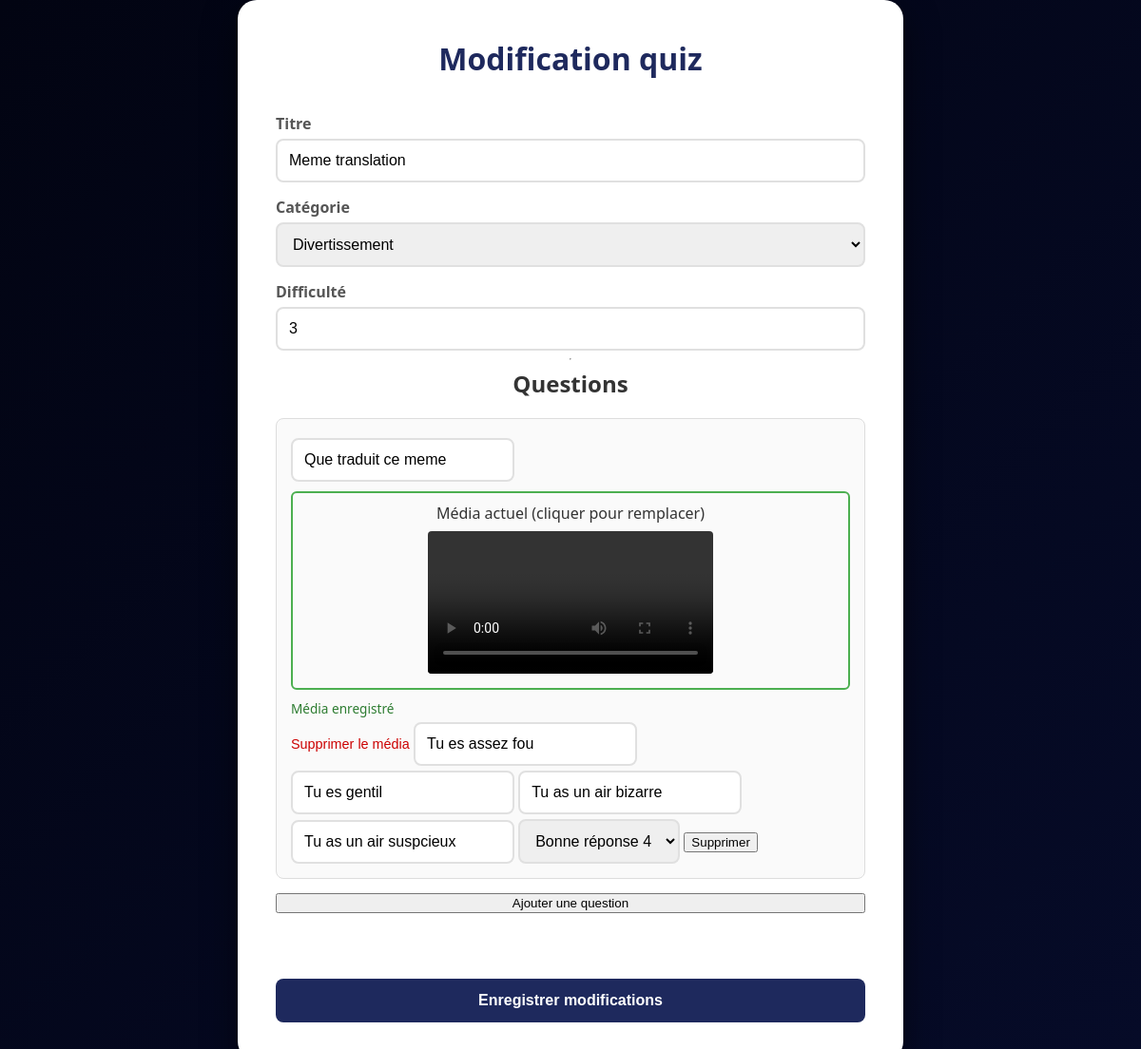
Page /modifier_quiz.php?id=3 (signed in) on the committed database.
### tables this page shows
CREATE TABLE IF NOT EXISTS `quiz` (
  `id` int NOT NULL AUTO_INCREMENT,
  `titre` varchar(50) NOT NULL,
  `categorie` enum('Aucune','Sport','Culture générale','Divertissement') NOT NULL,
  `difficulte` int DEFAULT NULL,
  `idutilisateur` int NOT NULL,
  PRIMARY KEY (`id`),
  KEY `idutilisateur` (`idutilisateur`)
);

CREATE TABLE IF NOT EXISTS `question` (
  `id` int NOT NULL AUTO_INCREMENT,
  `sujet` varchar(60) NOT NULL,
  `idquiz` int NOT NULL,
  `media` varchar(255) DEFAULT NULL COMMENT 'Chemin relatif vers le fichier média (ex: uploads/img_abc123.jpg)',
  `media_type` enum('image','audio','video') DEFAULT NULL COMMENT 'Type de média attaché à la question',
  PRIMARY KEY (`id`),
  KEY `idquiz` (`idquiz`)
);

CREATE TABLE IF NOT EXISTS `reponse` (
  `id` int NOT NULL AUTO_INCREMENT,
  `contenu` varchar(40) NOT NULL,
  `estvraie` tinyint(1) NOT NULL,
  `idquestion` int NOT NULL,
  PRIMARY KEY (`id`),
  KEY `idquestion` (`idquestion`)
);

### modifier_quiz.php (the view, shortened to what this page needs)
<?php
require 'config.php';
$id = intval($_GET['id'] ?? 0);
$stmt = $pdo->prepare("SELECT * FROM quiz WHERE id = ?");
$stmt->execute([$id]);
$quiz = $stmt->fetch();
$stmtQ = $pdo->prepare("SELECT * FROM question WHERE idquiz = ?");
$stmtQ->execute([$id]);
$questions = $stmtQ->fetchAll();
foreach ($questions as &$q) {
    $stmtR = $pdo->prepare("SELECT * FROM reponse WHERE idquestion = ?");
    $stmtR->execute([$q['id']]);
    $q['reponses'] = $stmtR->fetchAll();
}
?>
<!DOCTYPE html>
<html lang="fr">
<head>
    <link rel="stylesheet" href="style.css">
</head>
<body>
<div class="container" style="max-width:700px;">
<h1>Modification quiz</h1>
<form method="POST">
    <label>Titre</label>
    <input type="text" name="titre" value="<?= htmlspecialchars($quiz['titre']) ?>" required>
    <label>Catégorie</label>
    <select name="categorie">
        <?php foreach (['Aucune','Sport','Culture générale','Divertissement'] as $cat): ?>
        <option value="<?= $cat ?>" <?= $quiz['categorie'] === $cat ? 'selected' : '' ?>>
            <?= $cat ?>
        </option>
        <?php endforeach; ?>
    </select>
    <label>Difficulté</label>
    <input type="number" name="difficulte" value="<?= $quiz['difficulte'] ?>" min="1" max="5">
    <hr>
    <h2>Questions</h2>
    <div id="questions-container">
    <?php foreach ($questions as $qi => $q): ?>
    <div class="question-block" data-index="<?= $qi ?>">
        <input type="text"
            name="questions[<?= $qi ?>][sujet]"
            value="<?= htmlspecialchars($q['sujet']) ?>"
            placeholder="Question..."
            required>
        <div class="media-zone <?= $q['media'] ? 'has-media' : '' ?>"
             id="zone-<?= $qi ?>"
             onclick="document.getElementById('file-<?= $qi ?>').click()">
            <span id="zone-label-<?= $qi ?>">
                <?= $q['media']
                    ? 'Média actuel (cliquer pour remplacer)'
                    : 'Ajouter un média (image, son, vidéo)' ?>
            </span>
            <div id="preview-<?= $qi ?>">
                <?php if ($q['media']): ?>
                    <?php if ($q['media_type'] === 'image'): ?>
                        <img src="<?= htmlspecialchars($q['media']) ?>" class="media-preview">
                    <?php elseif ($q['media_type'] === 'audio'): ?>
                        <audio src="<?= htmlspecialchars($q['media']) ?>" controls class="media-preview-audio"></audio>
                    <?php elseif ($q['media_type'] === 'video'): ?>
                        <video src="<?= htmlspecialchars($q['media']) ?>" controls class="media-preview-video"></video>
                    <?php endif; ?>
                <?php endif; ?>
            </div>
        </div>
        <div class="upload-status <?= $q['media'] ? 'ok' : '' ?>" id="status-<?= $qi ?>">
            <?= $q['media'] ? 'Média enregistré' : '' ?>
        </div>
        <?php if ($q['media']): ?>
        <button type="button" class="btn-remove-media" onclick="removeMedia(<?= $qi ?>)">
            Supprimer le média
        </button>
        <?php endif; ?>
        <?php for ($i = 0; $i < 4; $i++): ?>
            <input type="text"
                name="questions[<?= $qi ?>][reponses][<?= $i ?>]"
                value="<?= htmlspecialchars($q['reponses'][$i]['contenu']) ?>"
                placeholder="Option <?= $i + 1 ?>"
                required>
        <?php endfor; ?>
        <select name="questions[<?= $qi ?>][correct]">
            <?php for ($i = 0; $i < 4; $i++): ?>
                <option value="<?= $i ?>" <?= !empty($q['reponses'][$i]['estvraie']) ? 'selected' : '' ?>>
                    Bonne réponse <?= $i + 1 ?>
                </option>
            <?php endfor; ?>
        </select>
        <button type="button" onclick="removeQuestion(this)" style="margin-top:8px;">
            Supprimer
        </button>
    </div>
    <?php endforeach; ?>
    </div>
    <button type="button" onclick="addQuestion()">Ajouter une question</button>
    <br><br>
    <button type="submit" class="btn">Enregistrer modifications</button>
</form>
</div>
</body>
</html>

### style.css (style rules this page uses)
:root { --primary-color: #060b28; --secondary-color: #1e295d; --bg-gradient: linear-gradient(135deg, #020412 0%, #060b28 100%); --text-dark: #333333; --red-kahoot: #e21b3c; --blue-kahoot: #1368ce; --yellow-kahoot: #d89e00; --green-kahoot: #26890c; }
body { font-family: 'Segoe UI', Tahoma, Geneva, Verdana, sans-serif; background: var(--bg-gradient); margin: 0; padding: 0; display: flex; justify-content: center; align-items: center; min-height: 100vh; color: #ffffff; }
.container { background: #ffffff; color: var(--text-dark); padding: 40px; border-radius: 20px; box-shadow: 0 15px 35px rgba(0, 0, 0, 0.5); width: 90%; max-width: 1050px; box-sizing: border-box; }
h1, h2, h3 { margin-top: 0; font-weight: 700; text-align: center; }
h1 { color: #1e295d; }
form { display: flex; flex-direction: column; text-align: left; }
label { margin-top: 15px; font-weight: 600; color: #555; }
input[type="text"], input[type="password"], input[type="number"], select { padding: 12px; margin-top: 5px; border: 2px solid #e0e0e0; border-radius: 8px; font-size: 16px; }
.btn { background-color: #1e295d; color: white; padding: 14px 20px; border: none; border-radius: 8px; font-size: 16px; font-weight: bold; cursor: pointer; margin-top: 25px; text-decoration: none; text-align: center; }

### modifier_quiz.php (style rules this page uses)
.question-block { border: 1px solid #ddd; padding: 15px; margin-bottom: 15px; border-radius: 8px; background: #fafafa; }
.media-zone { margin: 10px 0; padding: 10px; border: 2px dashed #bbb; border-radius: 6px; text-align: center; cursor: pointer; transition: border-color .2s; }
.media-zone.has-media { border-style: solid; border-color: #4CAF50; }
.media-preview-video { max-width: 100%; max-height: 180px; margin-top: 8px; border-radius: 4px; }
.upload-status { font-size: .85em; color: #555; margin-top: 4px; }
.upload-status.ok { color: #2e7d32; }
.btn-remove-media { background: none; border: none; color: #c00; cursor: pointer; padding: 2px 0; font-size: .9em; }

### rows in the picture
quiz: titre "Meme translation", categorie "Divertissement", difficulte "3"
question: sujet "Que traduit ce meme", shows "Média actuel (cliquer pour remplacer)", shows "Média enregistré"
reponse: contenu "Tu es assez fou"
reponse: contenu "Tu es gentil"
reponse: contenu "Tu as un air bizarre"
reponse: contenu "Tu as un air suspcieux"
